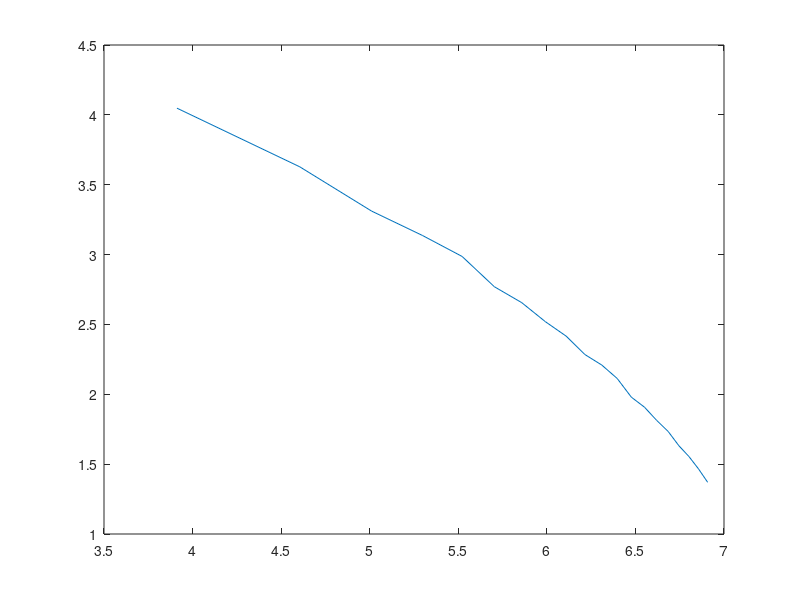

MATLAB code for this plot:
n = 2000;
A = rand(n,n);
%sparse binary matrix
A = A > .99;
%symmetrize
A = triu(A) + triu(A)';
%hard case?
%A = zeros(n,n);
%A(1:600,1:600) = -1;
%top 40 magnitude eigenvalues. Safe to assume the smallest lies in this set.
lmin = eigs(A,40);
lmin = min(lmin);
sizes = 50:50:1000;
err = zeros(size(sizes));
for i = 1:length(sizes)
  for t = 1:10
    ind = randperm(n,sizes(i));
    lminS = eigs(A(ind,ind),40);
    err(i) = err(i) + abs(n/sizes(i)*min(lminS)-lmin);
  end
end
err = err/10;
plot(log(sizes),log(err))